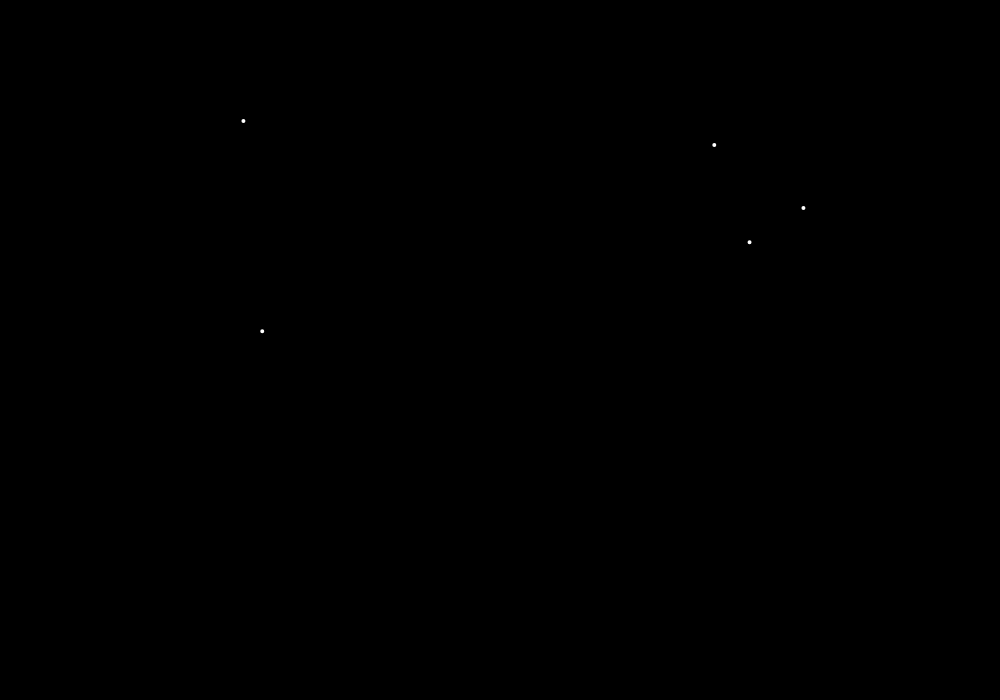
Frame 1 (no input)
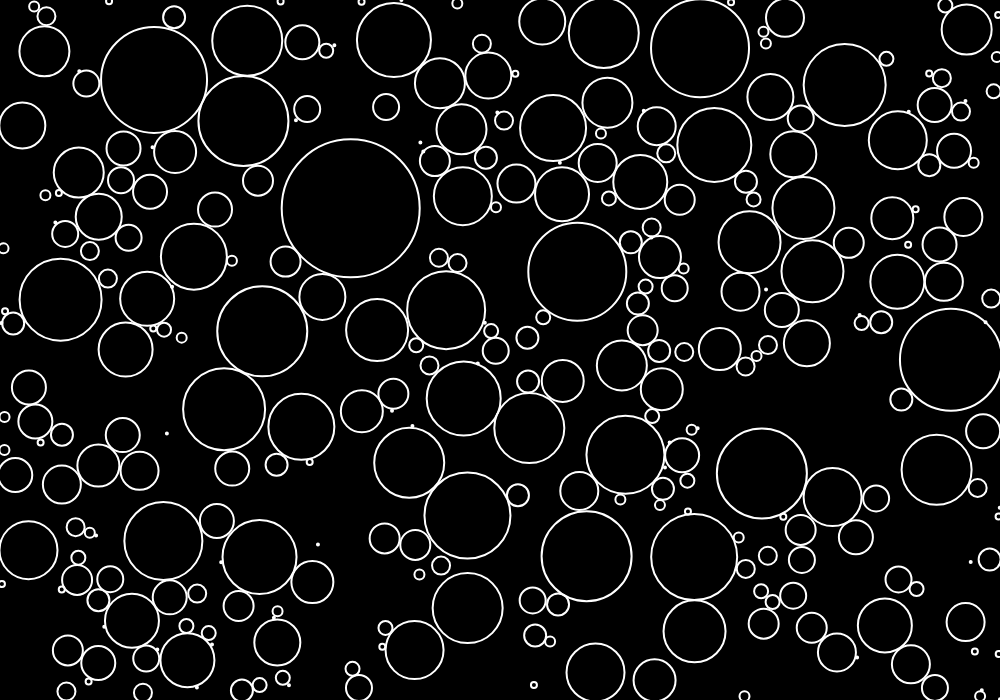
Frame 60 (no input)
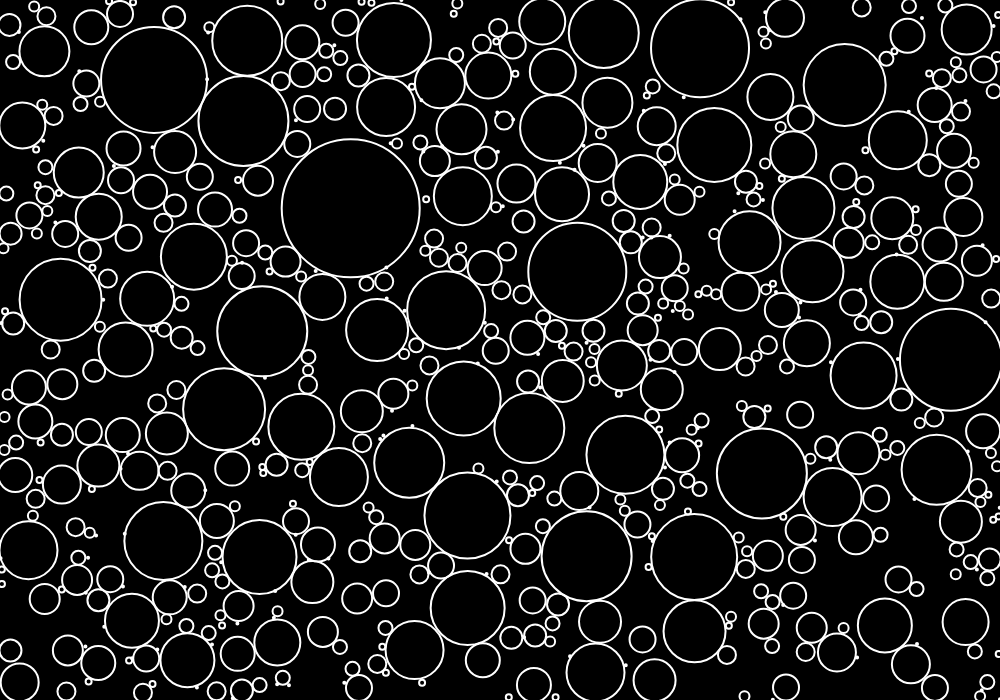
Frame 120 (the mouse pressed at the canvas centre since frame 60)

The p5.js sketch that drew these frames (run headless with seeded random() and noise() and a simulated clock; from frame 60 on, the mouse is pressed at the canvas centre):

// p5.js sketch
// ── sketch.js
// Daniel Shiffman
// http://codingtra.in
// http://patreon.com/codingtrain
// Code for: https://youtu.be/QHEQuoIKgNE

var circles;

function setup() {
  createCanvas(1000, 700);
  circles = [];
}

function draw() {
  background(0);
  frameRate(20);

  var total = 5;
  var count = 0;
  var attempts = 0;

  while (count < total) {
    var newC = newCircle();
    if (newC !== null) {
      circles.push(newC);
      count++;
    }
    attempts++;
    if (attempts > 95) {
      noLoop();
      console.log('finished');
      break;
    }
  }

  for (var i = 0; i < circles.length; i++) {
    var circle = circles[i];

    if (circle.growing) {
      if (circle.edges()) {
        circle.growing = false;
      } else {
        for (var j = 0; j < circles.length; j++) {
          var other = circles[j];
          if (circle !== other) {
            var d = dist(circle.x, circle.y, other.x, other.y);
            var distance = circle.r + other.r;

            if (d - 2 < distance) {
              circle.growing = false;
              break;
            }
          }
        }
      }
    }

    circle.show();
    circle.grow();
  }
}

function newCircle() {
  var x = random(width);
  var y = random(height);
  var valid = true;
  for (var i = 0; i < circles.length; i++) {
    var circle = circles[i];
    var d = dist(x, y, circle.x, circle.y);
    if (d < circle.r) {
      valid = false;
      break;
    }
  }
  if (valid) {
    return new Circle(x, y);
  } else {
    return null;
  }
}

// ── Circle.js
// Daniel Shiffman
// http://codingtra.in
// http://patreon.com/codingtrain
// Code for: https://youtu.be/QHEQuoIKgNE

function Circle(x, y) {
  this.x = x;
  this.y = y;
  this.r = 1;
  this.growing = true;

  this.grow = function() {
    if (this.growing) {
      this.r += 2;
    }
  };

  this.show = function() {
    stroke(255);
    noFill();

    strokeWeight(2);
    ellipse(this.x, this.y, this.r * 2, this.r * 2);
  };

  this.edges = function() {
    return (
      this.x + this.r >= width ||
      this.x - this.r <= 0 ||
      this.y + this.r >= height ||
      this.y - this.r <= 0
    );
  };
}
